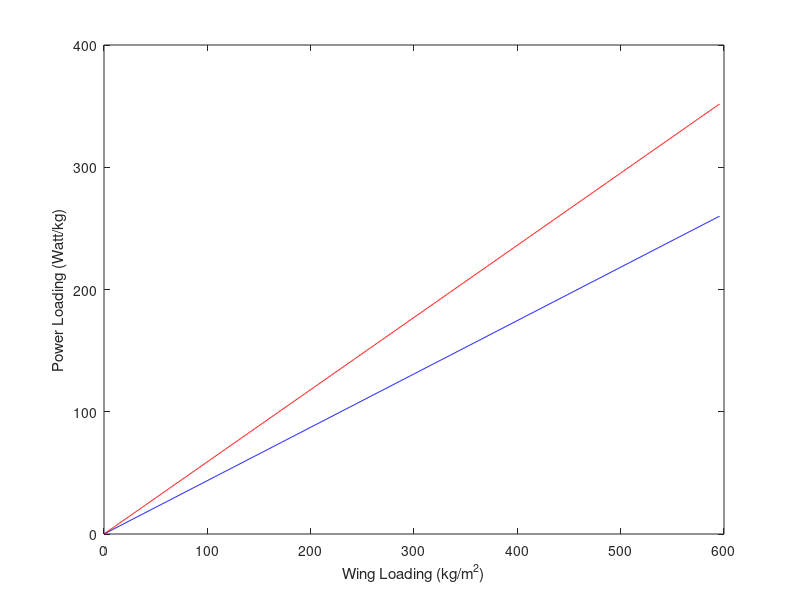

Here is the MATLAB script that generated this plot: (Note: this script raises an error after producing the figure.)
                                
                                %%   %%%%%%      Take off CONSTRAINT       %%%%% %%
                         %%%%Takeoff in land%%%%%
%TAke off parameter
%W/S=TOP*sigma*Clto*(HP/W)
%Clmax=(1.2-1.8)
%Clmax=1.5
Clto= 2.26%Clmax/1.21
TOP=460
sigma=0.74214
WbyS=linspace(0,600,1000)
WbySlb=linspace(0,122,1000) % lb/ft2 %150-500kg/m2 WbyS=linspace(0,5000,1000)in kg/m2 

HPbyWlb=WbySlb/(TOP*sigma*Clto)
%power loading will be in hp/lb unit
%Wing loading will be in lb/ft2 unit

%Converting lb power loading to Watt/kg
HPbyWkg=HPbyWlb*1643.99

%COnverting lb wing loading to kg/m2
WbySkg=WbySlb*4.882

%HPbyWkgm2=HPbyW/9.81

plot(WbySkg,HPbyWkg,'b')
xlabel('Wing Loading (kg/m^2)')
ylabel('Power Loading (Watt/kg)')
hold on 

                          %%%%Takeoff on water
%TAke off parameter
%W/S=TOP*sigma*Clto*(HP/W)
%Clmax=(1.2-1.8)
%Clmax=1.5
Clto= 2.26%Clmax/1.21
TOP1=340
sigma=0.74214
WbyS=linspace(0,600,1000)
WbySlb1=linspace(0,122,1000) % lb/ft2 %150-500kg/m2 WbyS=linspace(0,5000,1000)in kg/m2 

HPbyWlb1=WbySlb1/(TOP1*sigma*Clto)
%power loading will be in hp/lb unit
%Wing loading will be in lb/ft2 unit

%Converting lb power loading to Watt/kg
HPbyWkg1=HPbyWlb1*1643.99

%COnverting lb wing loading to kg/m2
WbySkg1=WbySlb1*4.882

%HPbyWkgm2=HPbyW/9.81

plot(WbySkg1,HPbyWkg1,'r')
xlabel('Wing Loading (kg/m^2)')
ylabel('Power Loading (Watt/kg)')
hold on 

%{
%Clmax1=1.5
Clto1= 2.26  %Clmax1/1.21
TOP1=350
sigma1=0.74214
WbyS1=linspace(0,1024,1000) %150-500kg/m2
HPbyW1=WbyS1/(TOP1*sigma1*Clto1)
HPbyW1kgm2=HPbyW1/9.81
plot(WbyS1,HPbyW1kgm2,'r')
xlabel('Wing Loading (kg/m^2)')
ylabel('Power Loading (Watt/kg)')
hold on
%}

                                %%  %%%%%%   Cruise Speed CONSTRAINT   %%%%%%% %%
rho= 0.6597 %kg/m^32
V=139.88
AR=8
q=0.5*rho*(V^2)
k=1/pi*AR*e1
WbyScruisespeed=linspace(0,600,1000)
Cdmin=0.045                                      %0.040-0.055
%Constraint for desired cruise Airspeed at no payload
%T/W=q*Cdmin*(1/(W/S))+k*(1/q)*(W/S)
TbyWcruisespeed=(q*Cdmin).*(1./(WbyScruisespeed))+(k*(1/q).*(WbyScruisespeed))
plot(WbyScruisespeed,TbyWcruisespeed,'c')
xlabel('Wing Loading (kg/m^2)')
ylabel('Power Loading (Watt/kg)')
hold on

rhofull= 0.6597 %kg/m^3
Vfull=69.44
AR=8
qfull=0.5*rhofull*Vfull^2
kfull=1/pi*AR*e
WbyS=linspace(0,600,1000)
Cdmin=0.045

%Constraint for desired cruise Airspeed at full payload
%T/W=q*Cdmin*(1/(W/S))+k*(1/q)*(W/S)
TbyWfull=qfull*Cdmin*(1./(WbyS))+kfull*(1/qfull).*(WbyS)
plot(WbyS,TbyWfull,'.')
xlabel('Wing Loading (kg/m^2)')
ylabel('Power Loading (Watt/kg)')
hold on

                       %%    %%%%%% Service ceiling CONSTRAINT   %%%%%%% %%
%WbySlb=linspace(0,102.4,1000)
%VyKCAS=69.952+1.3402.*(WbySlb)
%Vympersec=VyKCAS/1.944

%TbyWceiling=(1.667./Vympersec)+q*Cdmin*(1./(WbyS))+k*(1/q).*(WbyS)
%plot(WbyS,TbyWceiling,'--')
%xlabel('Wing Loading (kg/m^2)')
%ylabel('Power Loading (Watt/kg)')
V=69.44
LbyD=10.5
TbyWceil=(-1/(LbyD))./((sqrt((2/q).*WbyS*sqrt(k/(3*Cdmin))))-V)+(4*sqrt((k*Cdmin)/3))
plot(WbyS,TbyWceil,'k')
hold on 

                     %%   %%%%%%% Landing Distance CONSTRAINT  1 %%%%%%%%%%  %%

%landing in land

Landingdist=1000
Clmax=2.5      %1.8-3.4
sigmalanding=0.74214
LTbyWlanding=(20*(WbyS))/(sigmalanding*Landingdist*Clmax)
plot(WbyS,LTbyWlanding,'g')

%landing on water
WLandingdist=1500
      %1.8-3.4
sigmalanding=0.74214
WTbyWlanding=(20*(WbyS))/(sigmalanding*WLandingdist*Clmax)
plot(WbyS,WTbyWlanding,'m')
Clmax=2.5

                       %%    %%%%% Stall Speed CONSTRAINT %%%%%% %%
rholanding=0.90912
Vsta11Landing=41.38
qstall=0.5*rholanding*(Vsta11Landing)^2
Clmax=2.5
WbySstall=Clmax*qstall
WbySstallkg=WbySstall/9.81
point= WbySstallkg*ones(1,length(HPbyWkg));
       plot(point,HPbyWkg,'.')
title('CONSTARINT DIAGRAM')      
hold on

                      %%  %%%%%%% Landing Distance CONSTRAINT  2 %%%%%%%%%% %%
%%%%landing at land surface
sigmalanding=0.74214
Sa=183 %m for general aviation type power off approach
Clmax=2.5
Slanding=1000 % meters
%Slanding=5*(WbyS)*(1/(sigmalanding*Clmax))+Sa
WbySlandland=(((Slanding-Sa)/5)*(sigmalanding*Clmax))
pointlandland= WbySlandland*ones(1,length(HPbyWkg));
       plot(pointlandland,HPbyWkg,'-.')
hold on
%%%%landing at Water surface
sigmalanding=0.74214
Sa=183 %m for general aviation type power off approach
Clmax=2.5
Slanding=1500 % meters
%Slanding=5*(WbyS)*(1/(sigmalanding*Clmax))+Sa
WbySlandwater=((Slanding-Sa)/5)*(sigmalanding*Clmax)
pointlandwater= WbySlandwater*ones(1,length(HPbyWkg));
       plot(pointlandwater,HPbyWkg,':')
       
legend('Take off dist from land','Takeoff dist from Water','Dash Speed no payload','Dash Speed full payload','ceiling','Landing on land','Landing on water','Stall speed','land on land', 'land on water')


%Vstall as per the faa regulation 24.131 meterpersec
                   
                          %%  %%%%%%%% ROUGH WORK %%%%% %%
%{
W1=0.970             %Takeoff Engine startup
W2=0.985             %climb
W3=WiWi11            %cruise1
W4=WiWi1loiter1      %loiter1
W5=0.996             %scoop landing
W5Wgross=W1*W2*W3*W4*W5
WfuelWgross5=1.06*(1-(W5Wgross))
Wfuel5=WfuelWgross5*25076


%LAnding Wing Loading
%W/S=1/2*rholandingaltitude*Clmaxlanding*(vstalllanding)^2
%rholandingaltitude=0.909 


%%%%%Range%%%%%
%R=(25*Wf/Ct)*((WbyS/sigmacruise)^0.5)*(((e*AR)/(Cd0cruis)^3)^0.25)
sigmacruise=0.5385
Cd0cruis=0.034
AR=8.5
Ct=8.448e-5
Wf=6.0332e+03
R=1000000

WbyS=sigmacruise*((Ct*R/25*Wf)*((Cd0cruis)^3/(e*AR))^0.25)^2
plot(WbyS,,'.')
%}

